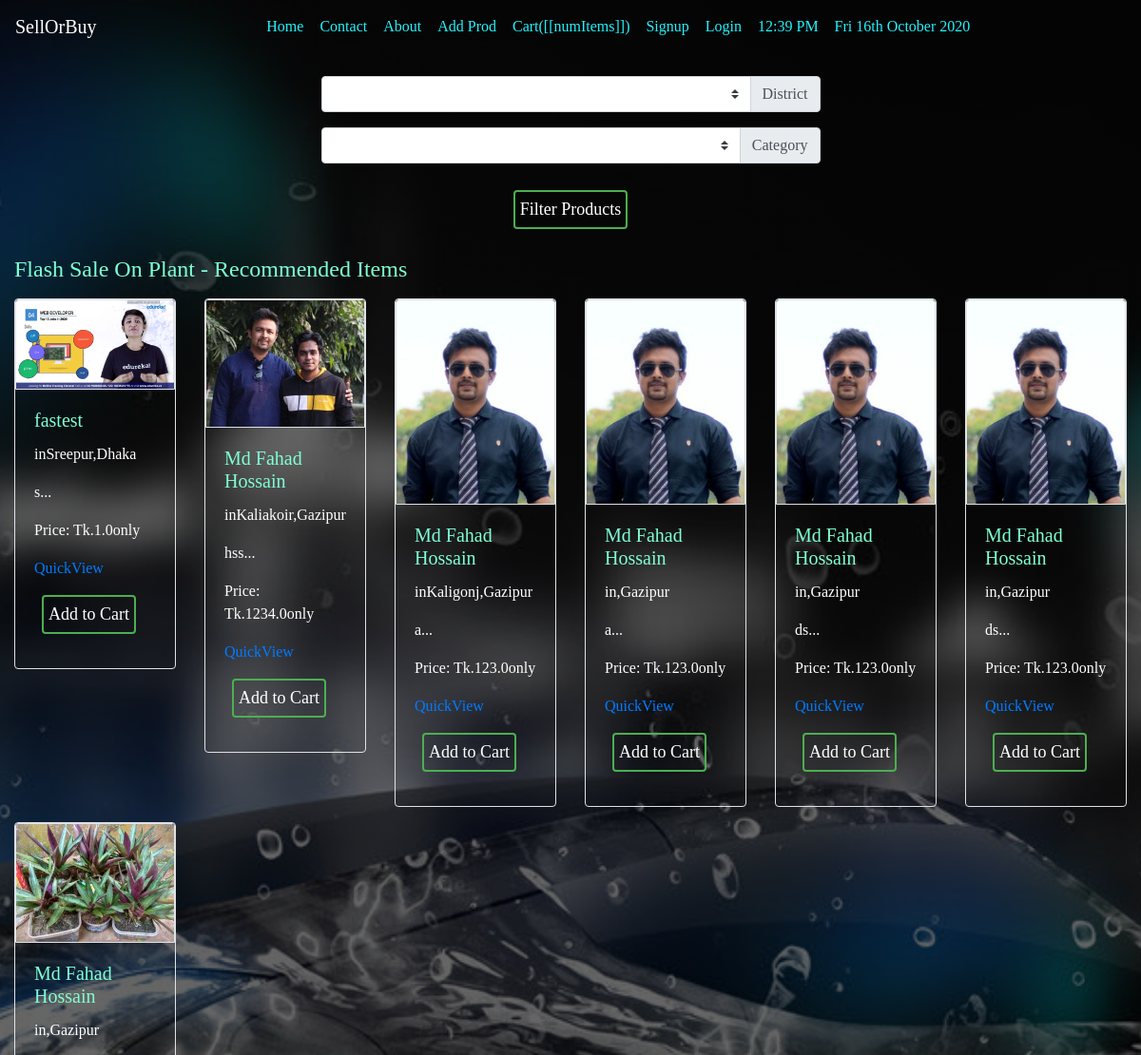
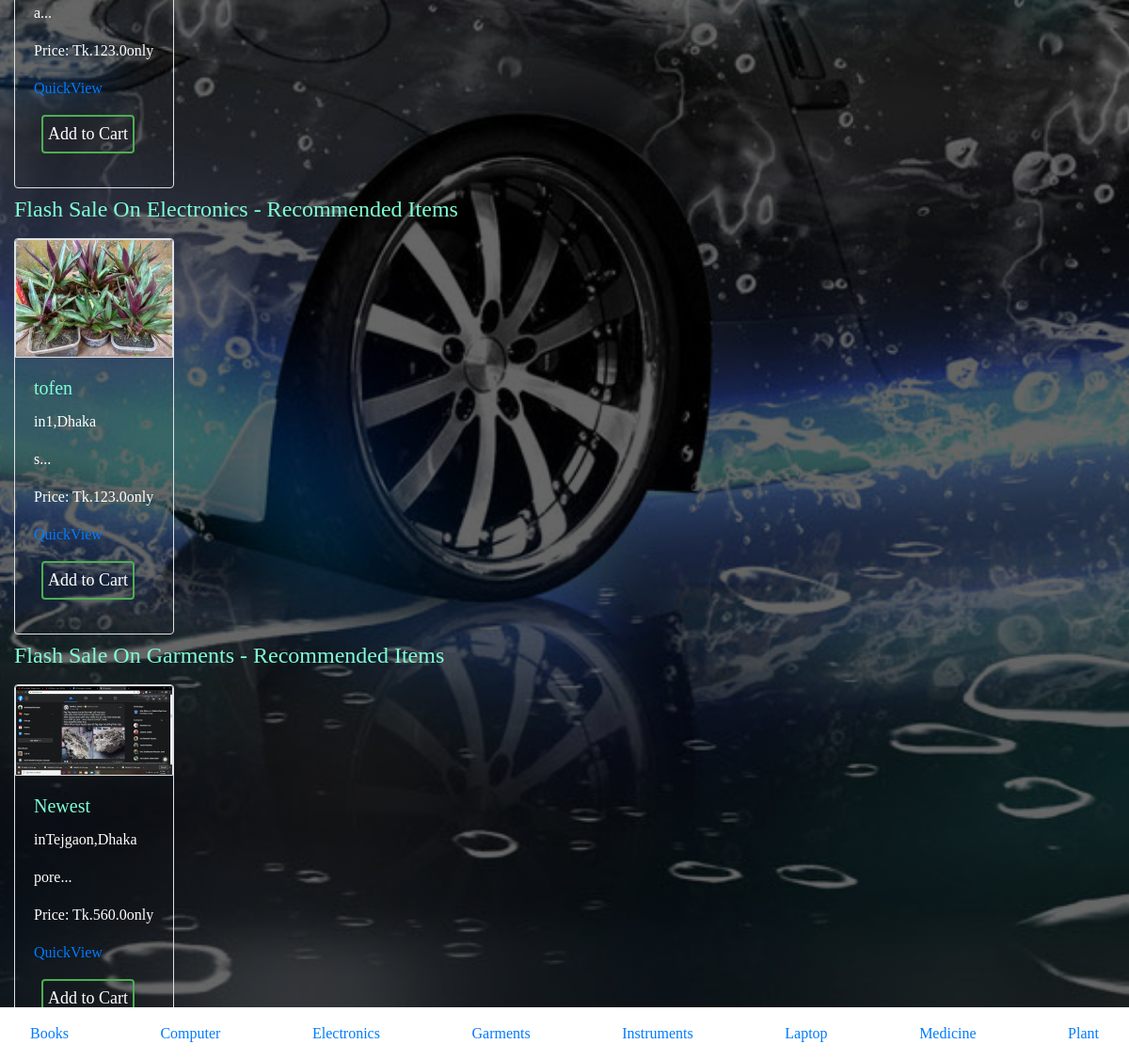
Page /show/ on the committed database (2 pictures, top to bottom).
### product/models.py (models this page shows, shortened)
class Category(models.Model):
    name=models.CharField(max_length=100)
    def __str__(self):
        return self.name

class Product(models.Model):
    user = models.ForeignKey(User, on_delete=models.CASCADE)
    name= models.CharField(max_length=100)
    category= models.ForeignKey(Category, related_name="category_set", on_delete=models.CASCADE)
    subcategory=models.CharField(max_length=100)
    specifications=models.TextField()
    phone=models.CharField(max_length=17)
    district=models.ForeignKey(District,on_delete=models.CASCADE, related_name="district_set")
    subdistrict=models.CharField(max_length=100)
    price=models.FloatField()
    available_quantity= models.IntegerField()
    image = models.ImageField(default='default.jpg',upload_to='product/images')
    views = models.ManyToManyField(User, related_name='post_view')
    timeStamp = models.DateTimeField(default=now)

class District(models.Model):
    name=models.CharField( max_length=59)
    def __str__(self):
        return self.name

### product/views.py (the view)
# urls.py: path('show/', productshow, name='show'),
def productshow(request):
    cart = Cart(request)
    category = Category.objects.all().order_by('name')
    district = District.objects.all().order_by('name')
    if request.method == "POST":
        dis = request.POST['district_i']
        cat = request.POST['category_i']
        if dis or cat:
            queryset = (Q(district__name__icontains=dis)) & (
                Q(category__name__icontains=cat))
            results = Product.objects.filter(
                queryset).order_by('-timeStamp').distinct()
        else:
            results = []
        params = {
            'results': results,
            'district': district,
            'category': category,
            'dis': dis,
            'cat': cat,
            'cart': cart
        }
    else:
        prod = Product.objects.all()
        n = len(prod)
        nSlides = ceil(n/4)
        allProds = []
        catprods = Product.objects.values(
            'category', 'id').order_by('-timeStamp')
        print(catprods)
        cats = {item['category'] for item in catprods}
        for cat in cats:
            prod = Product.objects.filter(category=cat).order_by('-timeStamp')
            n = len(prod)
            nSlides = ceil(n / 4)
            allProds.append([prod, range(1, nSlides), nSlides])
        params = {
            'allProds': allProds,
            'category': category,
            'district': district,
            'cart': cart
        }
    return render(request, 'product/index.html', params)

### product/cart.py (called while the page is built)
    def get_total_length(self):
        if self.cart.values():
            return sum(int(item['quantity']) for item in self.cart.values())

### templates/product/index.html (shortened to what this page needs)
{% extends 'basic.html' %}
{% block body %}
{% load static %}
<div class="container">
  <div class="col-md-6 offset-md-3">
    <form action="/show/" method="post">
      <div class="input-group mb-3">
        <select class="custom-select" id="inputGroupSelect01" name="district_i">
          <option></option>
          {% for i in district %}
          <option value="{{i}}">{{i}}</option>
          {% endfor %}
        </select>
        <div class="input-group-append">
          <label class="input-group-text" for="inputGroupSelect01">District</label>
        </div>
      </div>
      <div class="input-group mb-3">
        <select class="custom-select" id="inputGroupSelect03" name="category_i">
          <option></option>
          {% for i in category %}
          <option value="{{i}}">{{i}}</option>
          {% endfor %}
        </select>
        <div class="input-group-append">
          <label class="input-group-text" for="inputGroupSelect03">Category</label>
        </div>
      </div>
  </div>
  <button class="btn btn-outline-info " type="submit" value="submit">Filter Products </button>
</div>
  <div class="container-fluid " id="productapp">
        <nav id="navbar-example3" class="navbar navbar-light ">
          <nav class="navbar fixed-bottom bg-white m-auto">
            {% for cat in category %}
            <a class="nav-link deactive" href="#{{cat.name}}">{{cat.name}}</a>
            {% endfor %}
          </nav>
        </nav>
            {% for product, range, nSlides in allProds %}
            <h4 id="{{product.0.category}}">Flash Sale On {{product.0.category}} - Recommended Items</h4>
          <div class="row" data-spy="scroll" data-target="#navbar-example3" data-offset="0">
            {% for i in product %}
            <div class="col-md-4 col-lg-3 col-sm-4 col-12 col-xl-2 py-2">
              <div class="card text-left  text-white border " style=" background:none;">
                <img src='{{i.image.url}}' class="card-img-top border d-block m-auto"
                  style=" background:none;  max-width:300px; " alt="...">
                <div class="card-body">
                  <h5 class="card-title" id="namepr{{i.id}}">{{i.name}}</h5>
                  <p class="card-text">in{{i.subdistrict}},{{i.district}}</p>
                  <p class="card-text">{{i.specifications|slice:"0:53"}}...</p>
                  <p class="card-text">Price: Tk.<span id="pricepr{{i.id}}">{{i.price}}</span>only</p>
                  <a id="qv{{i.id}}" class="cart" href="/prod/{{i.id}}/">QuickView</a>
                    <button class="btn btn-primary mx-2 my-3" @click="addToCart({{i.id}})">Add to Cart</button>
                </div>
              </div>
            </div>
            {% endfor %}
          </div>
          {% endfor %}
        </div>
  {% endblock %}

### templates/basic.html (shortened to what this page needs)
<!DOCTYPE html>
<html lang="en">
  <head>
    <link
      rel="stylesheet"
      href="https://stackpath.bootstrapcdn.com/bootstrap/4.2.1/css/bootstrap.min.css"
    />
    <link
      rel="stylesheet"
      href="https://stackpath.bootstrapcdn.com/font-awesome/4.7.0/css/font-awesome.min.css"
    />
    {% load notifications_tags %} {% load static %}
    <link href="{% static 'css/style.css'  %}" rel="stylesheet" />
  </head>
  <body
    style="background:  linear-gradient(rgba(0,0,0,0.6), rgba(0,0,0,0.6)),url('/static/images/background2.jpg');
background-size: cover;
      background-attachment: fixed;
      background-position: top;"
  >
    <nav
      class="navbar navbar-expand-xl navbar-light "
      style="background:none; color:white; text-color:white;"
    >
      <a
        class="navbar-brand"
        style=" color:white; text-color:white;"
        href="/show/"
        >SellOrBuy</a
      >
      <div class="collapse navbar-collapse" id="navbarSupportedContent">
        <ul class="navbar-nav m-auto">
          <li
            class="nav-item {% block blogactive %}
      {% endblock blogactive %} "
          >
            <a class="nav-link" href="/show/">Home</a>
          </li>
          <li
            class="nav-item  {% block contactactive %}
      {% endblock contactactive %}"
          >
            <a class="nav-link" href="/profile/contact/">Contact</a>
          </li>
          <li
            class="nav-item  {% block aboutactive %}
      {% endblock aboutactive %}"
          >
            <a class="nav-link" href="/vue/">About</a>
          </li>
          <li class="nav-item ">
            <a class="nav-link" href="/createprod/">Add Prod</a>
          </li>
          <li class="nav-item " id="navbarapp">
            <a href="/cart/" class="nav-link"> Cart([[numItems]])</a>
          </li>
           {% if user.is_authenticated %}
          <ul class="navbar-nav ml-auto">
            <form
              method="post"
              action="/posts/search/"
              class="form-inline my-2 my-lg-0"
            >
              {% csrf_token %}
              <li>
                <input
                  class="form-control mr-sm-2 "
                  style="background:none;color:white;"
                  type="search"
                  placeholder="Search"
                  aria-label="Search"
                  name="q"
                  id="q"
                />
              </li>
              <li>
                <button class="btn btn-outline-dark my-2 my-sm-0" type="submit">
                  Search
                </button>
              </li>
            </form>
            <li class="nav-item dropdown">
              <a
                class="nav-link dropdown-toggle"
                href="#"
                id="navbarDropdown"
                role="button"
                data-toggle="dropdown"
                aria-haspopup="true"
                aria-expanded="false"
              >
                {{request.user}}
              </a>
              <div
                class="dropdown-menu"
                aria-labelledby="navbarDropdown"
                style="background:none; color:white;"
              >
                <a
                  class="dropdown-item"
                  style=" color:#26f1fb;"
                  href="/session/userprofile/"
                  >Profile</a
                >
                <a
                  class="dropdown-item"
                  style=" color:#26f1fb;"
                  href="/session/notification/"
                  >Notifications</a
                >
                <a
                  class="dropdown-item"
                  style=" color:#26f1fb;"
                  href="/session/logout/"
                  >Logout</a
                >
              </div>
            </li>
          </ul>
          {% else %}
          <li
            class="nav-item  {% block signup %}
      {% endblock signup %}"
          >
            <a class="nav-link" href="{% url 'signup' %}">Signup</a>
          </li>
          <li
            class="nav-item  {% block login %}
      {% endblock login %}"
          >
            <a class="nav-link" href="/session/login/">Login</a>
          </li>
          {% endif %}
          <li class="nav-item">
            <a class="nav-link" href=""
              >{% now "h:i A" as current_time %} {{ current_time|center:"150"}}</a
            >
          </li>
          <li class="nav-item">
            <a class="nav-link" href="">{% now "D jS F Y" %}</a>
          </li>
        </ul>
      </div>
    </nav>
    <br />
    {% block body %} {% endblock %}
  </body>
</html>

### static/css/style.css (style rules this page uses)
body { margin: 0; padding: 0; font-family: sens-serif; height: 100vh; }
.navbar .navbar-nav .nav-item .nav-link:link, .navbar .navbar-nav .nav-item .nav-link:visited { color: #26f1fb; margin-right: 1px; }
* { padding: 0; margin: 0; border-radius: border-box; }
.container { text-align: center; top: 50%; left: 50%; transform: translate (-50%, -50%); color: white; }
.container-fluid { text-align: left; transform: translate (-50%, -50%); color: white; }
.btn { width: auto; background: none; border: 2px solid #4caf50; color: white; padding: 5px; font-size: 18px; cursor: pointer; margin: 12px 0; }
.col-md-6, .col-md-7, .col-md-8, .col-md-9, .col-md-10 { background: none; color: white; }
.col-md-6 h1, h2, h3, h4, h5, h6 { background: none; color: aquamarine; }

### rows in the picture
Category: name "Books"
Category: name "Computer"
Category: name "Electronics"
Category: name "Garments"
Category: name "Instruments"
Category: name "Laptop"
Category: name "Medicine"
Category: name "Plant"
Product: category.name "Plant", image (picture), name "fastest", subdistrict "Sreepur", district "Dhaka", specifications "s", price "1.0"
Product: image (picture), name "Md Fahad Hossain", subdistrict "Kaliakoir", district "Gazipur", specifications "hss", price "1234.0"
Product: image (picture), name "Md Fahad Hossain", subdistrict "Kaligonj", district "Gazipur", specifications "a", price "123.0"
Product: image (picture), name "Md Fahad Hossain", district "Gazipur", specifications "a", price "123.0"
Product: image (picture), name "Md Fahad Hossain", district "Gazipur", specifications "ds", price "123.0"
Product: image (picture), name "Md Fahad Hossain", district "Gazipur", specifications "ds", price "123.0"
Product: image (picture), name "Md Fahad Hossain", district "Gazipur", specifications "a", price "123.0"
Product: category.name "Electronics", image (picture), name "tofen", subdistrict "1", district "Dhaka", specifications "s", price "123.0"
Product: category.name "Garments", image (picture), name "Newest", subdistrict "Tejgaon", district "Dhaka", specifications "pore", price "560.0"

### other values in the picture
{{ current_time|center:"150" }} "12:39 PM"
